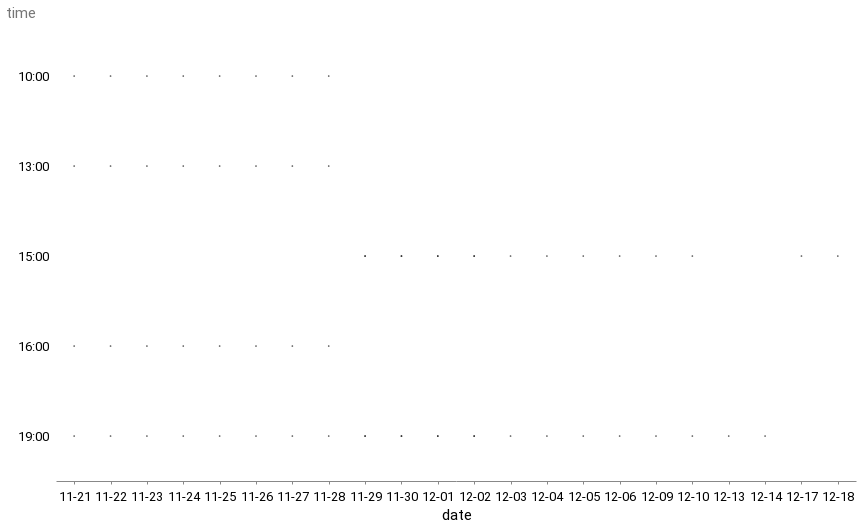

The notebook cell saved with this chart:
### Code cell
matches = (
    alt.Chart(sked_df).mark_circle(size=3, color="black").encode(x="date:O", y="time:O")
)
matches.properties(width=800)

### Figure 1 — Vega-Lite specification as saved in the notebook (floating-point values rounded to 4 significant figures)
{"config": {"view": {"width": 800, "height": 450, "strokeOpacity": 0}, "background": "#ffffff", "title": {"anchor": "start", "font": "Summit Sans", "fontColor": "palette[\"black\"]", "fontSize": 18, "fontWeight": "normal"}, "arc": {"fill": "#00d4d8"}, "area": {"fill": "#00d4d8"}, "line": {"stroke": "#00d4d8", "strokeWidth": 3}, "path": {"stroke": "#00d4d8"}, "rect": {"fill": "#00d4d8"}, "shape": {"stroke": "#00d4d8"}, "bar": {"fill": "#00d4d8"}, "point": {"stroke": "#00d4d8"}, "symbol": {"fill": "#00d4d8", "size": 30}, "axis": {"titleFont": "Roboto", "titleFontSize": 15, "titleFontWeight": "normal", "labelFont": "Roboto, sans", "labelFontSize": 13, "labelFontWeight": "normal"}, "axisX": {"labelAngle": 0, "labelPadding": 6, "tickSize": 3, "grid": false}, "axisY": {"labelBaseline": "middle", "maxExtent": 45, "minExtent": 45, "titleAlign": "left", "titleAngle": 0, "titleX": -45, "titleY": -11, "domainOpacity": 0, "gridWidth": 0.6, "gridColor": "#dddddd", "offset": 6, "tickSize": 0, "titleColor": "#767676"}, "legend": {"titleFont": "Roboto", "titleFontSize": 15, "titleFontWeight": "normal", "symbolType": "square", "labelFont": "Roboto, sans", "labelFontSize": 13}, "range": {"category": ["#005f66", "#e37e2d", "#d64a3b", "#76b0ef", "#c1bc40"], "diverging": ["#e68a4f", "#f4bb6a", "#f9e39c", "#dadfe2", "#a6b7c6", "#849eae"], "heatmap": ["#7ff6f6", "#00eeef", "#00d4d8", "#00abb2", "#00848b", "#fbf2c7", "#00363d"], "ordinal": ["#7ff6f6", "#00eeef", "#00d4d8", "#00abb2", "#00848b", "#fbf2c7", "#00363d"], "ramp": ["#7ff6f6", "#00eeef", "#00d4d8", "#00abb2", "#00848b", "#fbf2c7", "#00363d"]}}, "data": {"name": "data-7733aadd64e71039f2bb1b3b3b88ea93"}, "mark": {"type": "circle", "color": "black", "size": 3}, "encoding": {"x": {"field": "date", "type": "ordinal"}, "y": {"field": "time", "type": "ordinal"}}, "width": 800, "$schema": "https://vega.github.io/schema/vega-lite/v4.17.0.json", "datasets": {"data-7733aadd64e71039f2bb1b3b3b88ea93": [{"idmatch": 400128082, "matchnumber": 1, "group_name": "Group A", "home_team": "QAT", "away_team": "ECU", "local_date": "2022-11-21T00:00:00", "local_time": "16:00:00", "pst_date": "2022-11-21T00:00:00", "pst_time": "08:00:00", "time": "16:00", "date": "11-21"}, {"idmatch": 400235449, "matchnumber": 2, "group_name": "Group A", "home_team": "SEN", "away_team": "NED", "local_date": "2022-11-21T00:00:00", "local_time": "10:00:00", "pst_date": "2022-11-21T00:00:00", "pst_time": "02:00:00", "time": "10:00", "date": "11-21"}, {"idmatch": 400235458, "matchnumber": 3, "group_name": "Group B", "home_team": "ENG", "away_team": "IRN", "local_date": "2022-11-21T00:00:00", "local_time": "13:00:00", "pst_date": "2022-11-21T00:00:00", "pst_time": "05:00:00", "time": "13:00", "date": "11-21"}, {"idmatch": 400235455, "matchnumber": 4, "group_name": "Group B", "home_team": "USA", "away_team": null, "local_date": "2022-11-21T00:00:00", "local_time": "19:00:00", "pst_date": "2022-11-21T00:00:00", "pst_time": "11:00:00", "time": "19:00", "date": "11-21"}, {"idmatch": 400235470, "matchnumber": 5, "group_name": "Group D", "home_team": "FRA", "away_team": null, "local_date": "2022-11-22T00:00:00", "local_time": "19:00:00", "pst_date": "2022-11-22T00:00:00", "pst_time": "11:00:00", "time": "19:00", "date": "11-22"}, {"idmatch": 400235466, "matchnumber": 6, "group_name": "Group D", "home_team": "DEN", "away_team": "TUN", "local_date": "2022-11-22T00:00:00", "local_time": "13:00:00", "pst_date": "2022-11-22T00:00:00", "pst_time": "05:00:00", "time": "13:00", "date": "11-22"}, {"idmatch": 400235463, "matchnumber": 7, "group_name": "Group C", "home_team": "MEX", "away_team": "POL", "local_date": "2022-11-22T00:00:00", "local_time": "16:00:00", "pst_date": "2022-11-22T00:00:00", "pst_time": "08:00:00", "time": "16:00", "date": "11-22"}, {"idmatch": 400235461, "matchnumber": 8, "group_name": "Group C", "home_team": "ARG", "away_team": "KSA", "local_date": "2022-11-22T00:00:00", "local_time": "10:00:00", "pst_date": "2022-11-22T00:00:00", "pst_time": "02:00:00", "time": "10:00", "date": "11-22"}, {"idmatch": 400235477, "matchnumber": 9, "group_name": "Group F", "home_team": "BEL", "away_team": "CAN", "local_date": "2022-11-23T00:00:00", "local_time": "19:00:00", "pst_date": "2022-11-23T00:00:00", "pst_time": "11:00:00", "time": "19:00", "date": "11-23"}, {"idmatch": 400235472, "matchnumber": 10, "group_name": "Group E", "home_team": "ESP", "away_team": null, "local_date": "2022-11-23T00:00:00", "local_time": "16:00:00", "pst_date": "2022-11-23T00:00:00", "pst_time": "08:00:00", "time": "16:00", "date": "11-23"}, {"idmatch": 400235476, "matchnumber": 11, "group_name": "Group E", "home_team": "GER", "away_team": "JPN", "local_date": "2022-11-23T00:00:00", "local_time": "13:00:00", "pst_date": "2022-11-23T00:00:00", "pst_time": "05:00:00", "time": "13:00", "date": "11-23"}, {"idmatch": 400235481, "matchnumber": 12, "group_name": "Group F", "home_team": "MAR", "away_team": "CRO", "local_date": "2022-11-23T00:00:00", "local_time": "10:00:00", "pst_date": "2022-11-23T00:00:00", "pst_time": "02:00:00", "time": "10:00", "date": "11-23"}, {"idmatch": 400235488, "matchnumber": 13, "group_name": "Group G", "home_team": "SUI", "away_team": "CMR", "local_date": "2022-11-24T00:00:00", "local_time": "10:00:00", "pst_date": "2022-11-24T00:00:00", "pst_time": "02:00:00", "time": "10:00", "date": "11-24"}, {"idmatch": 400235491, "matchnumber": 14, "group_name": "Group H", "home_team": "URU", "away_team": "KOR", "local_date": "2022-11-24T00:00:00", "local_time": "13:00:00", "pst_date": "2022-11-24T00:00:00", "pst_time": "05:00:00", "time": "13:00", "date": "11-24"}, {"idmatch": 400235493, "matchnumber": 15, "group_name": "Group H", "home_team": "POR", "away_team": "GHA", "local_date": "2022-11-24T00:00:00", "local_time": "16:00:00", "pst_date": "2022-11-24T00:00:00", "pst_time": "08:00:00", "time": "16:00", "date": "11-24"}, {"idmatch": 400235484, "matchnumber": 16, "group_name": "Group G", "home_team": "BRA", "away_team": "SRB", "local_date": "2022-11-24T00:00:00", "local_time": "19:00:00", "pst_date": "2022-11-24T00:00:00", "pst_time": "11:00:00", "time": "19:00", "date": "11-24"}, {"idmatch": 400235453, "matchnumber": 17, "group_name": "Group B", "home_team": null, "away_team": "IRN", "local_date": "2022-11-25T00:00:00", "local_time": "10:00:00", "pst_date": "2022-11-25T00:00:00", "pst_time": "02:00:00", "time": "10:00", "date": "11-25"}, {"idmatch": 400235448, "matchnumber": 18, "group_name": "Group A", "home_team": "QAT", "away_team": "SEN", "local_date": "2022-11-25T00:00:00", "local_time": "13:00:00", "pst_date": "2022-11-25T00:00:00", "pst_time": "05:00:00", "time": "13:00", "date": "11-25"}, {"idmatch": 400235452, "matchnumber": 19, "group_name": "Group A", "home_team": "NED", "away_team": "ECU", "local_date": "2022-11-25T00:00:00", "local_time": "16:00:00", "pst_date": "2022-11-25T00:00:00", "pst_time": "08:00:00", "time": "16:00", "date": "11-25"}, {"idmatch": 400235457, "matchnumber": 20, "group_name": "Group B", "home_team": "ENG", "away_team": "USA", "local_date": "2022-11-25T00:00:00", "local_time": "19:00:00", "pst_date": "2022-11-25T00:00:00", "pst_time": "11:00:00", "time": "19:00", "date": "11-25"}, {"idmatch": 400235469, "matchnumber": 21, "group_name": "Group D", "home_team": "TUN", "away_team": null, "local_date": "2022-11-26T00:00:00", "local_time": "10:00:00", "pst_date": "2022-11-26T00:00:00", "pst_time": "02:00:00", "time": "10:00", "date": "11-26"}, {"idmatch": 400235459, "matchnumber": 22, "group_name": "Group C", "home_team": "POL", "away_team": "KSA", "local_date": "2022-11-26T00:00:00", "local_time": "13:00:00", "pst_date": "2022-11-26T00:00:00", "pst_time": "05:00:00", "time": "13:00", "date": "11-26"}, {"idmatch": 400235467, "matchnumber": 23, "group_name": "Group D", "home_team": "FRA", "away_team": "DEN", "local_date": "2022-11-26T00:00:00", "local_time": "16:00:00", "pst_date": "2022-11-26T00:00:00", "pst_time": "08:00:00", "time": "16:00", "date": "11-26"}, {"idmatch": 400235462, "matchnumber": 24, "group_name": "Group C", "home_team": "ARG", "away_team": "MEX", "local_date": "2022-11-26T00:00:00", "local_time": "19:00:00", "pst_date": "2022-11-26T00:00:00", "pst_time": "11:00:00", "time": "19:00", "date": "11-26"}, {"idmatch": 400235471, "matchnumber": 25, "group_name": "Group E", "home_team": "JPN", "away_team": null, "local_date": "2022-11-27T00:00:00", "local_time": "10:00:00", "pst_date": "2022-11-27T00:00:00", "pst_time": "02:00:00", "time": "10:00", "date": "11-27"}, {"idmatch": 400235480, "matchnumber": 26, "group_name": "Group F", "home_team": "BEL", "away_team": "MAR", "local_date": "2022-11-27T00:00:00", "local_time": "13:00:00", "pst_date": "2022-11-27T00:00:00", "pst_time": "05:00:00", "time": "13:00", "date": "11-27"}, {"idmatch": 400235482, "matchnumber": 27, "group_name": "Group F", "home_team": "CRO", "away_team": "CAN", "local_date": "2022-11-27T00:00:00", "local_time": "16:00:00", "pst_date": "2022-11-27T00:00:00", "pst_time": "08:00:00", "time": "16:00", "date": "11-27"}, {"idmatch": 400235474, "matchnumber": 28, "group_name": "Group E", "home_team": "ESP", "away_team": "GER", "local_date": "2022-11-27T00:00:00", "local_time": "19:00:00", "pst_date": "2022-11-27T00:00:00", "pst_time": "11:00:00", "time": "19:00", "date": "11-27"}, {"idmatch": 400235487, "matchnumber": 29, "group_name": "Group G", "home_team": "CMR", "away_team": "SRB", "local_date": "2022-11-28T00:00:00", "local_time": "10:00:00", "pst_date": "2022-11-28T00:00:00", "pst_time": "02:00:00", "time": "10:00", "date": "11-28"}, {"idmatch": 400235489, "matchnumber": 30, "group_name": "Group H", "home_team": "KOR", "away_team": "GHA", "local_date": "2022-11-28T00:00:00", "local_time": "13:00:00", "pst_date": "2022-11-28T00:00:00", "pst_time": "05:00:00", "time": "13:00", "date": "11-28"}, {"idmatch": 400235485, "matchnumber": 31, "group_name": "Group G", "home_team": "BRA", "away_team": "SUI", "local_date": "2022-11-28T00:00:00", "local_time": "16:00:00", "pst_date": "2022-11-28T00:00:00", "pst_time": "08:00:00", "time": "16:00", "date": "11-28"}, {"idmatch": 400235492, "matchnumber": 32, "group_name": "Group H", "home_team": "POR", "away_team": "URU", "local_date": "2022-11-28T00:00:00", "local_time": "19:00:00", "pst_date": "2022-11-28T00:00:00", "pst_time": "11:00:00", "time": "19:00", "date": "11-28"}, {"idmatch": 400235454, "matchnumber": 33, "group_name": "Group B", "home_team": null, "away_team": "ENG", "local_date": "2022-11-29T00:00:00", "local_time": "19:00:00", "pst_date": "2022-11-29T00:00:00", "pst_time": "11:00:00", "time": "19:00", "date": "11-29"}, {"idmatch": 400235456, "matchnumber": 34, "group_name": "Group B", "home_team": "IRN", "away_team": "USA", "local_date": "2022-11-29T00:00:00", "local_time": "19:00:00", "pst_date": "2022-11-29T00:00:00", "pst_time": "11:00:00", "time": "19:00", "date": "11-29"}, {"idmatch": 400235451, "matchnumber": 35, "group_name": "Group A", "home_team": "ECU", "away_team": "SEN", "local_date": "2022-11-29T00:00:00", "local_time": "15:00:00", "pst_date": "2022-11-29T00:00:00", "pst_time": "07:00:00", "time": "15:00", "date": "11-29"}, {"idmatch": 400235450, "matchnumber": 36, "group_name": "Group A", "home_team": "NED", "away_team": "QAT", "local_date": "2022-11-29T00:00:00", "local_time": "15:00:00", "pst_date": "2022-11-29T00:00:00", "pst_time": "07:00:00", "time": "15:00", "date": "11-29"}, {"idmatch": 400235468, "matchnumber": 37, "group_name": "Group D", "home_team": null, "away_team": "DEN", "local_date": "2022-11-30T00:00:00", "local_time": "15:00:00", "pst_date": "2022-11-30T00:00:00", "pst_time": "07:00:00", "time": "15:00", "date": "11-30"}, {"idmatch": 400235465, "matchnumber": 38, "group_name": "Group D", "home_team": "TUN", "away_team": "FRA", "local_date": "2022-11-30T00:00:00", "local_time": "15:00:00", "pst_date": "2022-11-30T00:00:00", "pst_time": "07:00:00", "time": "15:00", "date": "11-30"}, {"idmatch": 400235464, "matchnumber": 39, "group_name": "Group C", "home_team": "POL", "away_team": "ARG", "local_date": "2022-11-30T00:00:00", "local_time": "19:00:00", "pst_date": "2022-11-30T00:00:00", "pst_time": "11:00:00", "time": "19:00", "date": "11-30"}, {"idmatch": 400235460, "matchnumber": 40, "group_name": "Group C", "home_team": "KSA", "away_team": "MEX", "local_date": "2022-11-30T00:00:00", "local_time": "19:00:00", "pst_date": "2022-11-30T00:00:00", "pst_time": "11:00:00", "time": "19:00", "date": "11-30"}, {"idmatch": 400235478, "matchnumber": 41, "group_name": "Group F", "home_team": "CRO", "away_team": "BEL", "local_date": "2022-12-01T00:00:00", "local_time": "15:00:00", "pst_date": "2022-12-01T00:00:00", "pst_time": "07:00:00", "time": "15:00", "date": "12-01"}, {"idmatch": 400235479, "matchnumber": 42, "group_name": "Group F", "home_team": "CAN", "away_team": "MAR", "local_date": "2022-12-01T00:00:00", "local_time": "15:00:00", "pst_date": "2022-12-01T00:00:00", "pst_time": "07:00:00", "time": "15:00", "date": "12-01"}, {"idmatch": 400235475, "matchnumber": 43, "group_name": "Group E", "home_team": "JPN", "away_team": "ESP", "local_date": "2022-12-01T00:00:00", "local_time": "19:00:00", "pst_date": "2022-12-01T00:00:00", "pst_time": "11:00:00", "time": "19:00", "date": "12-01"}, {"idmatch": 400235473, "matchnumber": 44, "group_name": "Group E", "home_team": null, "away_team": "GER", "local_date": "2022-12-01T00:00:00", "local_time": "19:00:00", "pst_date": "2022-12-01T00:00:00", "pst_time": "11:00:00", "time": "19:00", "date": "12-01"}, {"idmatch": 400235494, "matchnumber": 45, "group_name": "Group H", "home_team": "GHA", "away_team": "URU", "local_date": "2022-12-02T00:00:00", "local_time": "15:00:00", "pst_date": "2022-12-02T00:00:00", "pst_time": "07:00:00", "time": "15:00", "date": "12-02"}, {"idmatch": 400235490, "matchnumber": 46, "group_name": "Group H", "home_team": "KOR", "away_team": "POR", "local_date": "2022-12-02T00:00:00", "local_time": "15:00:00", "pst_date": "2022-12-02T00:00:00", "pst_time": "07:00:00", "time": "15:00", "date": "12-02"}, {"idmatch": 400235486, "matchnumber": 47, "group_name": "Group G", "home_team": "SRB", "away_team": "SUI", "local_date": "2022-12-02T00:00:00", "local_time": "19:00:00", "pst_date": "2022-12-02T00:00:00", "pst_time": "11:00:00", "time": "19:00", "date": "12-02"}, {"idmatch": 400235483, "matchnumber": 48, "group_name": "Group G", "home_team": "CMR", "away_team": "BRA", "local_date": "2022-12-02T00:00:00", "local_time": "19:00:00", "pst_date": "2022-12-02T00:00:00", "pst_time": "11:00:00", "time": "19:00", "date": "12-02"}, {"idmatch": 400128136, "matchnumber": 49, "group_name": null, "home_team": null, "away_team": null, "local_date": "2022-12-03T00:00:00", "local_time": "15:00:00", "pst_date": "2022-12-03T00:00:00", "pst_time": "07:00:00", "time": "15:00", "date": "12-03"}, {"idmatch": 400128131, "matchnumber": 50, "group_name": null, "home_team": null, "away_team": null, "local_date": "2022-12-03T00:00:00", "local_time": "19:00:00", "pst_date": "2022-12-03T00:00:00", "pst_time": "11:00:00", "time": "19:00", "date": "12-03"}, {"idmatch": 400128134, "matchnumber": 51, "group_name": null, "home_team": null, "away_team": null, "local_date": "2022-12-04T00:00:00", "local_time": "19:00:00", "pst_date": "2022-12-04T00:00:00", "pst_time": "11:00:00", "time": "19:00", "date": "12-04"}, {"idmatch": 400128135, "matchnumber": 52, "group_name": null, "home_team": null, "away_team": null, "local_date": "2022-12-04T00:00:00", "local_time": "15:00:00", "pst_date": "2022-12-04T00:00:00", "pst_time": "07:00:00", "time": "15:00", "date": "12-04"}, {"idmatch": 400128132, "matchnumber": 53, "group_name": null, "home_team": null, "away_team": null, "local_date": "2022-12-05T00:00:00", "local_time": "15:00:00", "pst_date": "2022-12-05T00:00:00", "pst_time": "07:00:00", "time": "15:00", "date": "12-05"}, {"idmatch": 400128133, "matchnumber": 54, "group_name": null, "home_team": null, "away_team": null, "local_date": "2022-12-05T00:00:00", "local_time": "19:00:00", "pst_date": "2022-12-05T00:00:00", "pst_time": "11:00:00", "time": "19:00", "date": "12-05"}, {"idmatch": 400128137, "matchnumber": 55, "group_name": null, "home_team": null, "away_team": null, "local_date": "2022-12-06T00:00:00", "local_time": "15:00:00", "pst_date": "2022-12-06T00:00:00", "pst_time": "07:00:00", "time": "15:00", "date": "12-06"}, {"idmatch": 400128130, "matchnumber": 56, "group_name": null, "home_team": null, "away_team": null, "local_date": "2022-12-06T00:00:00", "local_time": "19:00:00", "pst_date": "2022-12-06T00:00:00", "pst_time": "11:00:00", "time": "19:00", "date": "12-06"}, {"idmatch": 400128139, "matchnumber": 57, "group_name": null, "home_team": null, "away_team": null, "local_date": "2022-12-09T00:00:00", "local_time": "19:00:00", "pst_date": "2022-12-09T00:00:00", "pst_time": "11:00:00", "time": "19:00", "date": "12-09"}, {"idmatch": 400128141, "matchnumber": 58, "group_name": null, "home_team": null, "away_team": null, "local_date": "2022-12-09T00:00:00", "local_time": "15:00:00", "pst_date": "2022-12-09T00:00:00", "pst_time": "07:00:00", "time": "15:00", "date": "12-09"}, {"idmatch": 400128138, "matchnumber": 59, "group_name": null, "home_team": null, "away_team": null, "local_date": "2022-12-10T00:00:00", "local_time": "19:00:00", "pst_date": "2022-12-10T00:00:00", "pst_time": "11:00:00", "time": "19:00", "date": "12-10"}, {"idmatch": 400128140, "matchnumber": 60, "group_name": null, "home_team": null, "away_team": null, "local_date": "2022-12-10T00:00:00", "local_time": "15:00:00", "pst_date": "2022-12-10T00:00:00", "pst_time": "07:00:00", "time": "15:00", "date": "12-10"}, {"idmatch": 400128143, "matchnumber": 61, "group_name": null, "home_team": null, "away_team": null, "local_date": "2022-12-13T00:00:00", "local_time": "19:00:00", "pst_date": "2022-12-13T00:00:00", "pst_time": "11:00:00", "time": "19:00", "date": "12-13"}, {"idmatch": 400128142, "matchnumber": 62, "group_name": null, "home_team": null, "away_team": null, "local_date": "2022-12-14T00:00:00", "local_time": "19:00:00", "pst_date": "2022-12-14T00:00:00", "pst_time": "11:00:00", "time": "19:00", "date": "12-14"}, {"idmatch": 400128144, "matchnumber": 63, "group_name": null, "home_team": null, "away_team": null, "local_date": "2022-12-17T00:00:00", "local_time": "15:00:00", "pst_date": "2022-12-17T00:00:00", "pst_time": "07:00:00", "time": "15:00", "date": "12-17"}, {"idmatch": 400128145, "matchnumber": 64, "group_name": null, "home_team": null, "away_team": null, "local_date": "2022-12-18T00:00:00", "local_time": "15:00:00", "pst_date": "2022-12-18T00:00:00", "pst_time": "07:00:00", "time": "15:00", "date": "12-18"}]}}
